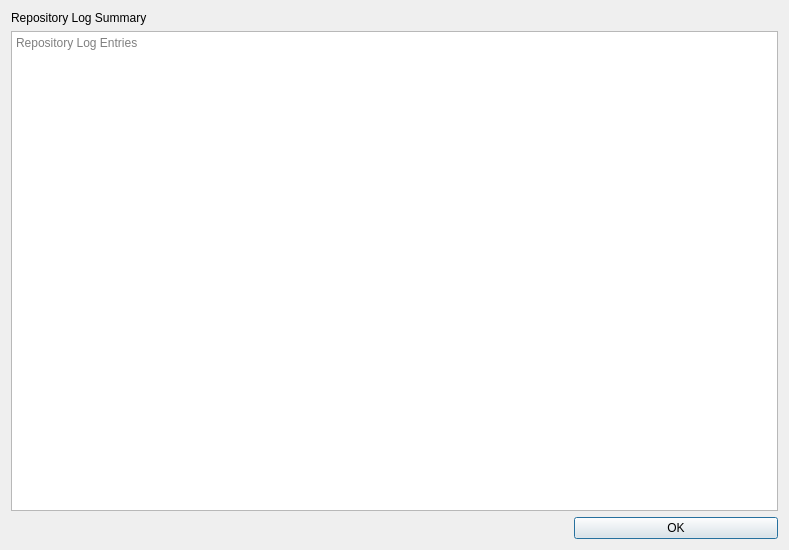
<?xml version="1.0" encoding="UTF-8"?>
<ui version="4.0">
 <class>RepoLog</class>
 <widget class="QDialog" name="RepoLog">
  <property name="geometry">
   <rect>
    <x>0</x>
    <y>0</y>
    <width>789</width>
    <height>550</height>
   </rect>
  </property>
  <property name="windowTitle">
   <string>Repository Log</string>
  </property>
  <layout class="QVBoxLayout" name="verticalLayout">
   <item>
    <layout class="QGridLayout" name="gridLayout">
     <item row="0" column="0">
      <widget class="QLabel" name="label">
       <property name="sizePolicy">
        <sizepolicy hsizetype="Maximum" vsizetype="Preferred">
         <horstretch>0</horstretch>
         <verstretch>0</verstretch>
        </sizepolicy>
       </property>
       <property name="text">
        <string>Repository Log Summary</string>
       </property>
      </widget>
     </item>
     <item row="0" column="1">
      <widget class="QLabel" name="nameLbl">
       <property name="text">
        <string/>
       </property>
      </widget>
     </item>
     <item row="4" column="0" colspan="4">
      <widget class="QTextEdit" name="textEdit">
       <property name="sizePolicy">
        <sizepolicy hsizetype="Expanding" vsizetype="Expanding">
         <horstretch>1</horstretch>
         <verstretch>1</verstretch>
        </sizepolicy>
       </property>
       <property name="readOnly">
        <bool>true</bool>
       </property>
       <property name="html">
        <string notr="true">&lt;!DOCTYPE HTML PUBLIC &quot;-//W3C//DTD HTML 4.0//EN&quot; &quot;http://www.w3.org/TR/REC-html40/strict.dtd&quot;&gt;
&lt;html&gt;&lt;head&gt;&lt;meta name=&quot;qrichtext&quot; content=&quot;1&quot; /&gt;&lt;style type=&quot;text/css&quot;&gt;
p, li { white-space: pre-wrap; }
&lt;/style&gt;&lt;/head&gt;&lt;body style=&quot; font-family:'.Lucida Grande UI'; font-size:13pt; font-weight:400; font-style:normal;&quot;&gt;
&lt;p style=&quot;-qt-paragraph-type:empty; margin-top:0px; margin-bottom:0px; margin-left:0px; margin-right:0px; -qt-block-indent:0; text-indent:0px;&quot;&gt;&lt;br /&gt;&lt;/p&gt;&lt;/body&gt;&lt;/html&gt;</string>
       </property>
       <property name="acceptRichText">
        <bool>true</bool>
       </property>
       <property name="textInteractionFlags">
        <set>Qt::TextSelectableByKeyboard|Qt::TextSelectableByMouse</set>
       </property>
       <property name="placeholderText">
        <string>Repository Log Entries</string>
       </property>
      </widget>
     </item>
     <item row="5" column="3">
      <widget class="QPushButton" name="okButton">
       <property name="text">
        <string>OK</string>
       </property>
      </widget>
     </item>
    </layout>
   </item>
  </layout>
 </widget>
 <resources/>
 <connections/>
</ui>
